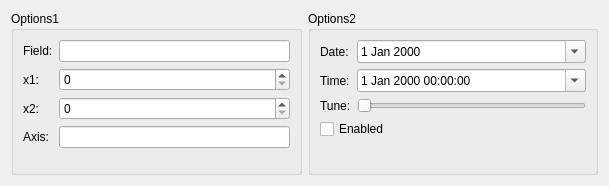
<?xml version="1.0" encoding="UTF-8"?>
<ui version="4.0">
 <class>NCRDTestFieldMainWidget2</class>
 <widget class="QWidget" name="NCRDTestFieldMainWidget2">
  <property name="geometry">
   <rect>
    <x>0</x>
    <y>0</y>
    <width>609</width>
    <height>186</height>
   </rect>
  </property>
  <property name="windowTitle">
   <string>Form</string>
  </property>
  <layout class="QHBoxLayout" name="horizontalLayout">
   <item>
    <widget class="QGroupBox" name="groupBox">
     <property name="title">
      <string>Options1</string>
     </property>
     <layout class="QFormLayout" name="formLayout">
      <item row="1" column="0">
       <widget class="QLabel" name="label">
        <property name="text">
         <string>x1:</string>
        </property>
       </widget>
      </item>
      <item row="1" column="1">
       <widget class="QSpinBox" name="w2_x1">
        <property name="maximum">
         <number>9999999</number>
        </property>
       </widget>
      </item>
      <item row="2" column="0">
       <widget class="QLabel" name="label_2">
        <property name="text">
         <string>x2:</string>
        </property>
       </widget>
      </item>
      <item row="2" column="1">
       <widget class="QSpinBox" name="w2_x2">
        <property name="maximum">
         <number>9999999</number>
        </property>
       </widget>
      </item>
      <item row="3" column="0">
       <widget class="QLabel" name="label_3">
        <property name="text">
         <string>Axis:</string>
        </property>
       </widget>
      </item>
      <item row="3" column="1">
       <widget class="QLineEdit" name="w2_axis"/>
      </item>
      <item row="0" column="0">
       <widget class="QLabel" name="label_7">
        <property name="text">
         <string>Field:</string>
        </property>
       </widget>
      </item>
      <item row="0" column="1">
       <widget class="QLineEdit" name="fieldTxt"/>
      </item>
     </layout>
    </widget>
   </item>
   <item>
    <widget class="QGroupBox" name="groupBox_2">
     <property name="title">
      <string>Options2</string>
     </property>
     <layout class="QFormLayout" name="formLayout_2">
      <item row="0" column="0">
       <widget class="QLabel" name="label_4">
        <property name="text">
         <string>Date:</string>
        </property>
       </widget>
      </item>
      <item row="0" column="1">
       <widget class="QDateEdit" name="w2_date">
        <property name="calendarPopup">
         <bool>true</bool>
        </property>
       </widget>
      </item>
      <item row="1" column="0">
       <widget class="QLabel" name="label_5">
        <property name="text">
         <string>Time:</string>
        </property>
       </widget>
      </item>
      <item row="1" column="1">
       <widget class="QDateTimeEdit" name="w2_datetime">
        <property name="calendarPopup">
         <bool>true</bool>
        </property>
       </widget>
      </item>
      <item row="2" column="0">
       <widget class="QLabel" name="label_6">
        <property name="text">
         <string>Tune:</string>
        </property>
       </widget>
      </item>
      <item row="2" column="1">
       <widget class="QSlider" name="w2_tune">
        <property name="maximum">
         <number>9999</number>
        </property>
        <property name="orientation">
         <enum>Qt::Horizontal</enum>
        </property>
       </widget>
      </item>
      <item row="3" column="0" colspan="2">
       <widget class="QCheckBox" name="w2_enabled">
        <property name="text">
         <string>Enabled</string>
        </property>
       </widget>
      </item>
     </layout>
    </widget>
   </item>
  </layout>
 </widget>
 <tabstops>
  <tabstop>fieldTxt</tabstop>
  <tabstop>w2_x1</tabstop>
  <tabstop>w2_x2</tabstop>
  <tabstop>w2_axis</tabstop>
  <tabstop>w2_date</tabstop>
  <tabstop>w2_datetime</tabstop>
  <tabstop>w2_tune</tabstop>
  <tabstop>w2_enabled</tabstop>
 </tabstops>
 <resources/>
 <connections/>
</ui>
